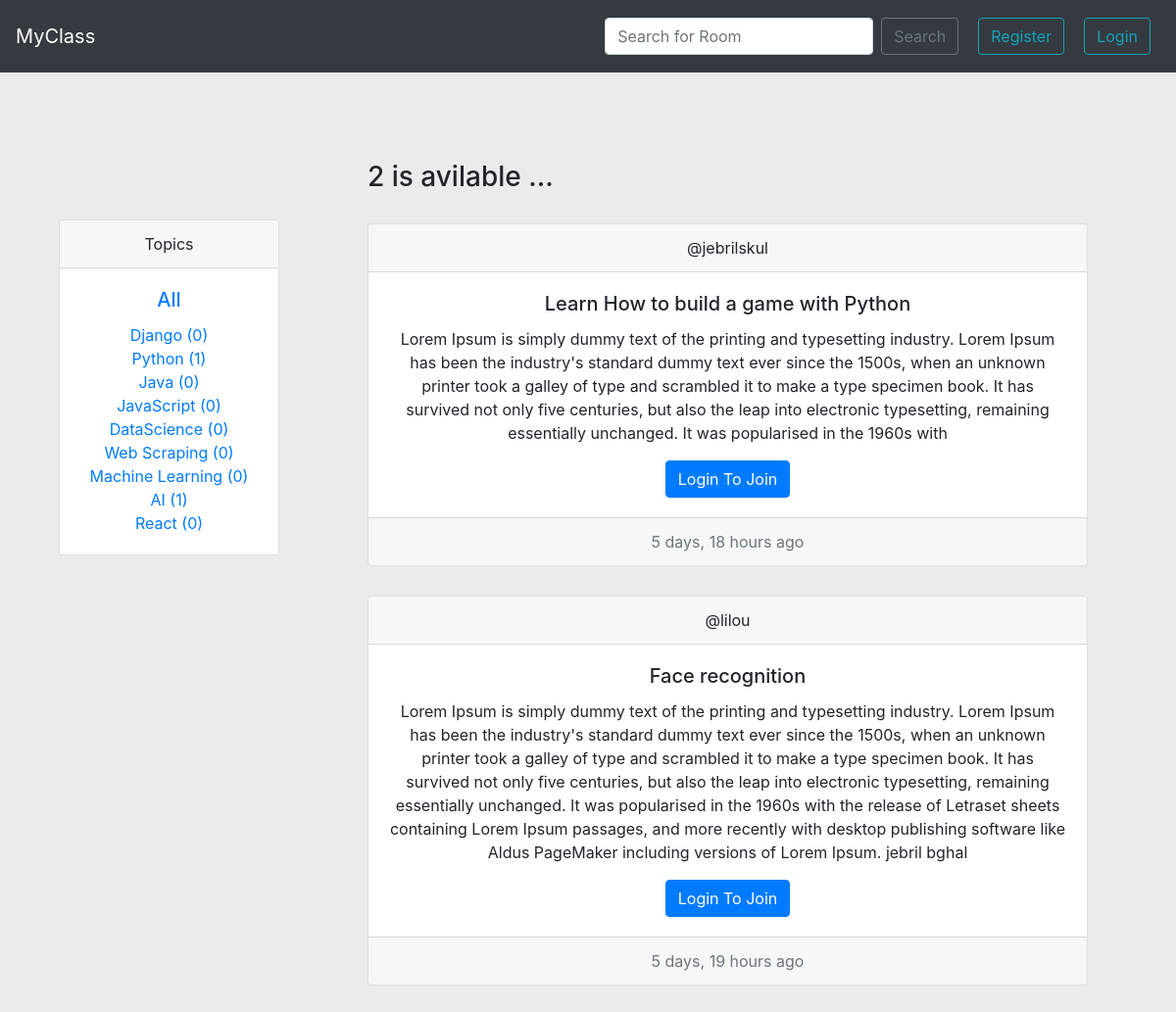
The page / on the database its author committed.
### base/models.py (models this page shows, shortened)
class Topic(models.Model):
    title = models.CharField(max_length=100)

class Room(models.Model):
    name = models.CharField(max_length=100)
    host = models.ForeignKey(User, on_delete=models.CASCADE)
    topic = models.ForeignKey(Topic, on_delete=models.SET_NULL, null=True)
    description = models.TextField(blank=True, null=True)
    participant = models.ManyToManyField(User, related_name='participants', blank=True)
    created = models.DateTimeField(auto_now=True)
    updated = models.DateTimeField(auto_now_add=True)
    class Meta:
        ordering = ['-updated', '-created']

### base/views.py (the view)
# urls.py: path('', views.home, name='home' ),
def home(request):
    result = ''
    if request.GET.get('query') != None:
        query = request.GET.get('query')
        rooms_name = [f.name for f in Room.objects.all()]
        result = search(query,rooms_name)
    else :
        query = ''
    rooms = Room.objects.filter(
        Q(topic__title__contains=query)|
        Q(name__contains=result)|
        Q(host__username__contains=query)
    )
    if (result != '') and (result != query):
        messages.warning(request, 'Did you mean <strong>'+ result+'</strong>')
    topics = Topic.objects.all()
    count_room = rooms.count()
    context = {
        'rooms':rooms,
        'topics':topics,
        'count_room':count_room,
    }
    return render(request, 'base/home.html', context)

### base/templates/base/home.html (shortened to what this page needs)
{% extends 'main.html' %}
{% block content %}
<div class="home-container">
    <div class="home-containers" style="margin-top: 120px;">
        <div class="card text-center">
            <div class="card-header">
              Topics
            </div>
            <div class="card-body">
              <a href="{% url 'base:home' %}"><h5 class="card-title">All</h5></a>
                {% for topic in topics %}
                <a href="{% url 'base:home' %}?query={{topic.title}}">{{topic.title}} ({{topic.room_set.all.count}})</a><br>
                {% endfor %}
            </div>
        </div>
    </div>
    <div class="home-containers">
      <div class="home-containers">
        <h3>{{count_room}} is avilable ...</h3>
      </div>
        {% for room in rooms %}
        <div class="home-containers">
            <div class="card text-center ">
                <div class="card-header">
                  {% if request.user == room.host %}
                  <strong>@{{room.host.username}}</strong>
                  {% else %}
                  @{{room.host.username}}
                  {% endif %}
                </div>
                <div class="card-body">
                  <h5 class="card-title">{{room.name}}</h5>
                  <p class="card-text">{{room.description}}</p>
                  {% if request.user.is_authenticated %}
                  <a href="{% url 'base:room' room.id %}" class="btn btn-primary">Join</a>
                  {% else %}
                  <a href="{% url 'users:user_login' %}" class="btn btn-primary">Login To Join</a>
                  {% endif %}
                </div>
                <div class="card-footer text-muted">
                  {{room.updated|timesince}} ago
                </div>
              </div>
        </div>
        {% endfor %}
    </div>
</div>
{% endblock %}

### templates/main.html (shortened to what this page needs)
<!DOCTYPE html>
<html lang="en">
<head>
    <link rel="stylesheet" href="https://cdn.jsdelivr.net/npm/bootstrap@4.0.0/dist/css/bootstrap.min.css">
</head>
<body style="background-color: rgb(235, 235, 235);">
    {% include 'navbar.html' %}
    <div style="margin: 30px;">
    {% block  content %}
    {% endblock %}
    </div>
</body>
</html>

### templates/navbar.html (shortened to what this page needs)
<nav class="navbar navbar-expand-lg navbar-dark bg-dark">
    <a class="navbar-brand" href="{% url 'base:home' %}">MyClass</a>
    <div class="collapse navbar-collapse" id="navbarSupportedContent">
      <form class="form-inline my-2 my-lg-0" method="GET" action="{% url 'base:home' %}">
        <input class="form-control mr-sm-2" type="search" placeholder="Search for Room" aria-label="Search" name="query">
        <button class="btn btn-outline-secondary my-2 my-sm-0" type="submit">Search</button>
      </form>
      {% if request.user.is_authenticated %}
      <div style="margin: 10px;margin-left: 20px;">
        <a href=""><button type="button" class="btn btn-outline-info">Welcome {{request.user.username}}</button></a>
      </div>
      <div style="margin: 10px;">
        <a href="{% url 'users:user_logout' %}"><button type="button" class="btn btn-outline-info">Logout</button></a>
      </div>
      {% else %}
      <div style="margin: 10px;margin-left: 20px;">
        <a href="{% url 'users:user_register' %}"><button type="button" class="btn btn-outline-info">Register</button></a>
      </div>
      <div style="margin: 10px;">
        <a href="{% url 'users:user_login' %}"><button type="button" class="btn btn-outline-info">Login</button></a>
      </div>
      {% endif %}
    </div>
  </nav>

### base/templates/base/home.html (style rules this page uses)
.home-container { display: grid; grid-template-columns: 1fr 3fr; }
.home-containers { margin: 30px; }

### rows shown on the page
Topic: title "Django", room_set.all.count "0"
Topic: title "Python", room_set.all.count "1"
Topic: title "Java", room_set.all.count "0"
Topic: title "JavaScript", room_set.all.count "0"
Topic: title "DataScience", room_set.all.count "0"
Topic: title "Web Scraping", room_set.all.count "0"
Topic: title "Machine Learning", room_set.all.count "0"
Topic: title "AI", room_set.all.count "1"
Topic: title "React", room_set.all.count "0"
Room: host.username "jebrilskul", name "Learn How to build a game with Python", description "Lorem Ipsum is simply dummy text of the printing and typesetting industry. Lorem Ipsum has been the industry's standard dummy text ever since the 1500s, when an unknown printer took a galley of type and scrambled it to make a type specimen book. It has survived not only five centuries, but also the leap into electronic typesetting, remaining essentially unchanged. It was popularised in the 1960s with", updated "5 days, 18 hours"
Room: host.username "lilou", name "Face recognition", description "Lorem Ipsum is simply dummy text of the printing and typesetting industry. Lorem Ipsum has been the industry's standard dummy text ever since the 1500s, when an unknown printer took a galley of type and scrambled it to make a type specimen book. It has survived not only five centuries, but also the leap into electronic typesetting, remaining essentially unchanged. It was popularised in the 1960s with the release of Letraset sheets containing Lorem Ipsum passages, and more recently with desktop publishing software like Aldus PageMaker including versions of Lorem Ipsum. jebril bghal", updated "5 days, 19 hours"

### other values the page prints
{{ count_room }} "2"
